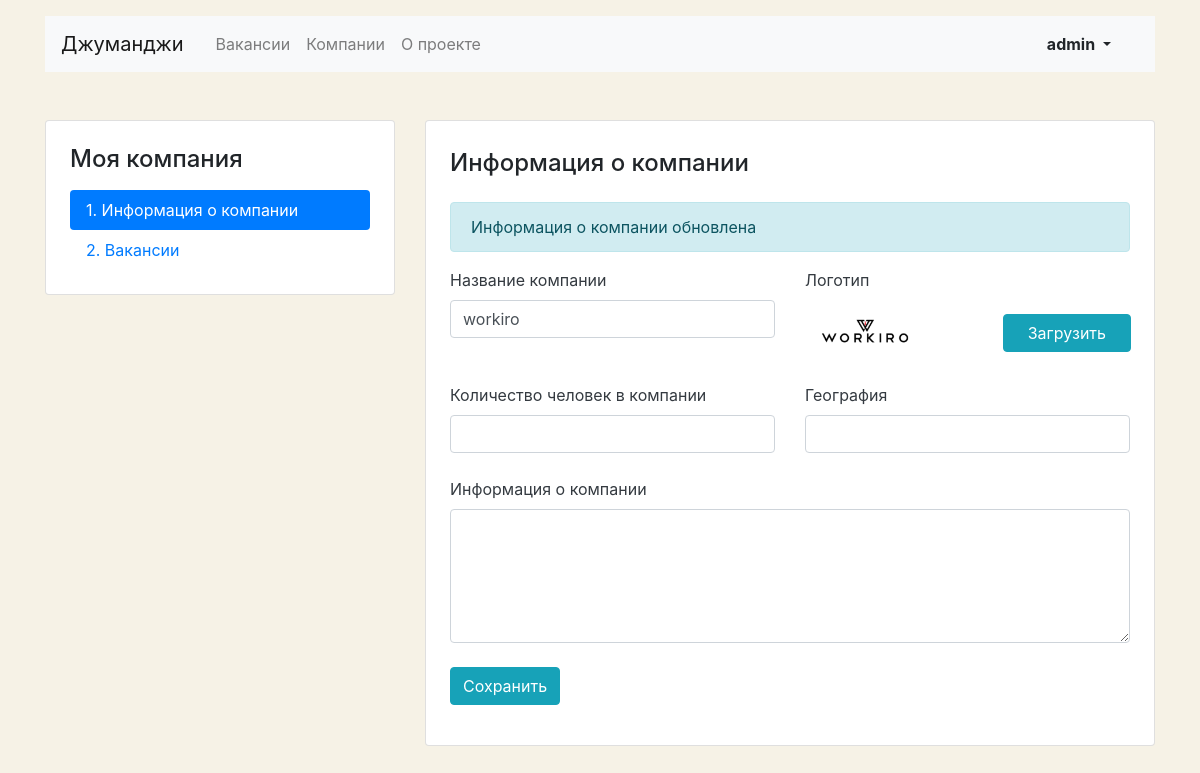
Page /mycompany/ (signed in) on the earlier database version.
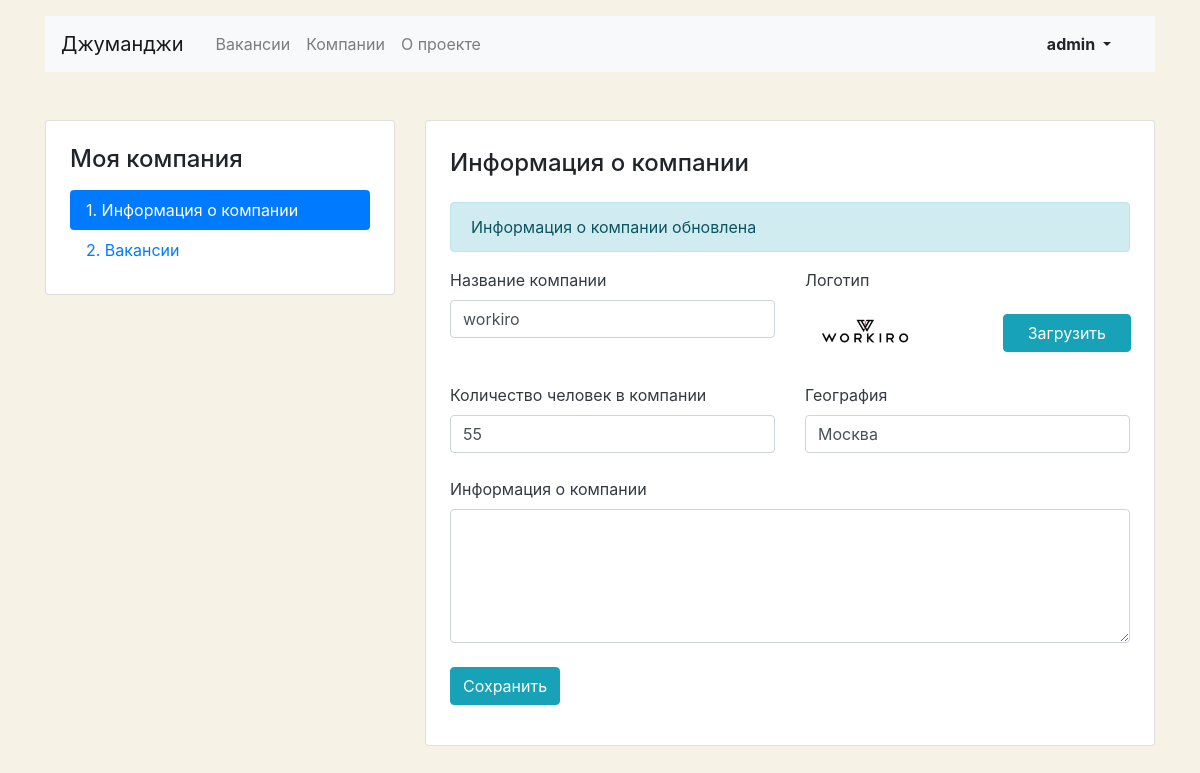
Same page on the later database version.
### job/models.py (models this page shows, shortened)
class Company(models.Model):
    name = models.CharField(max_length=255)
    location = models.CharField(max_length=255, blank=True, null=True)
    logo = models.ImageField(upload_to='companies', blank=True)
    description = models.TextField(blank=True, null=True)
    employee_count = models.IntegerField(blank=True, null=True)
    owner = models.ForeignKey(User, on_delete=models.CASCADE, related_name='company', null=True)

### job/views.py (the view)
# urls.py: path('mycompany/', my_company_edit, name='my_company_detail'),
def my_company_edit(request):
    try:
        company = Company.objects.get(owner=request.user)
    except:
        return redirect(reverse_lazy('my_company_blank'))
    if request.method == 'POST':
        company_form = CompanyForm(request.POST, instance=company)
        if company_form.is_valid():
            company_form.save()
            return HttpResponseRedirect(reverse_lazy('my_company_detail'))
        else:
            return render(request, 'job/company-edit.html', {'form': company_form })
    else:
        company_form = CompanyForm(instance=company)
        return render(request, 'job/company-edit.html', {'form': company_form, 'company': company})

### job/forms.py
class CompanyForm(forms.ModelForm):
    class Meta:
        model = Company
        fields = ['name', 'location', 'logo', 'description', 'employee_count']
        labels = {
            'name': 'Название компании',
            'employee_count': 'Количество человек в компании',
            'location': 'География',
            'logo': 'Логотип',
            'description': 'Информация о компании',
        }
        widgets = {
            'name': forms.widgets.Input(attrs={'class': 'form-control'}),
            'employee_count': forms.widgets.Input(attrs={'class': 'form-control'}),
            'location': forms.widgets.Input(attrs={'class': 'form-control'}),
            'description': forms.widgets.Textarea(attrs={'class': 'form-control', 'rows': 5}),
            'logo': forms.widgets.FileInput(attrs={'class': 'custom-file-input'}),
        }

### job/templates/job/company-edit.html (shortened to what the changed rows need)
{% extends 'job/base.html' %}
{% block content %}
    <div class="row mt-5">
        <div class="col-12 col-lg-4">
            <aside class="pt-3 pb-4 px-4 mb-5 card">
                <h1 class="h4 pt-2 pb-2">Моя компания</h1>
            </aside>
        </div>
        <div class="col-12 col-lg-8">
            <div class="card">
                <div class="card-body px-4 pb-4">
                    <section class="tab-pane fade show active">
                        <h2 class="h4 pt-2 pb-3">Информация о&nbsp;компании</h2>
                        {% url 'my_company_detail' as blank_company %}
                        <form action="{{ request.path }}" method="post" enctype="multipart/form-data">
                            <div class="row">
                                <div class="col-12 col-md-6">
                                    <div class="form-group pb-2">
                                        <label class="mb-2 text-dark" for="companyName">{{ form.name.label }}</label>
                                        {{ form.name }}
                                    </div>
                                </div>
                                <div class="col-12 col-md-6">
                                    <div class="form-group">
                                        <div class="row align-items-center">
                                            <div class="col-6">
                                                <img src="{{ company.logo.url }}" alt=""
                                                     style="max-width: 120px;height: auto;">
                                            </div>
                                        </div>
                                    </div>
                                </div>
                            </div>
                            <div class="row">
                                <div class="col-12 col-md-6">
                                    <div class="form-group pb-2">
                                        <label class="mb-2 text-dark"
                                               for="companyTeam">{{ form.employee_count.label }}</label>
                                        {{ form.employee_count }}
                                    </div>
                                </div>
                                <div class="col-12 col-md-6">
                                    <div class="form-group pb-2">
                                        <label class="mb-2 text-dark"
                                               for="companyLocation">{{ form.location.label }}</label>
                                        {{ form.location }}
                                    </div>
                                </div>
                            </div>
                            <div class="form-group pb-2">
                                <label class="mb-2 text-dark" for="companyInfo">{{ form.description.label }}</label>
                                {{ form.description }}
                            </div>
                        </form>
                    </section>
                </div>
            </div>
        </div>
    </div>
{% endblock content %}

Differences in the rows shown:
changed Company "workiro": employee_count (not shown) → "55"; location (not shown) → "Москва"
